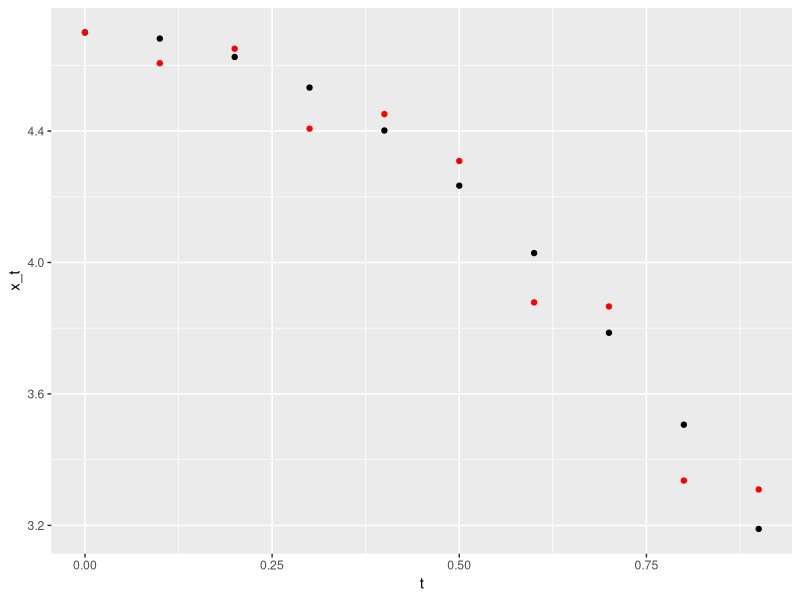
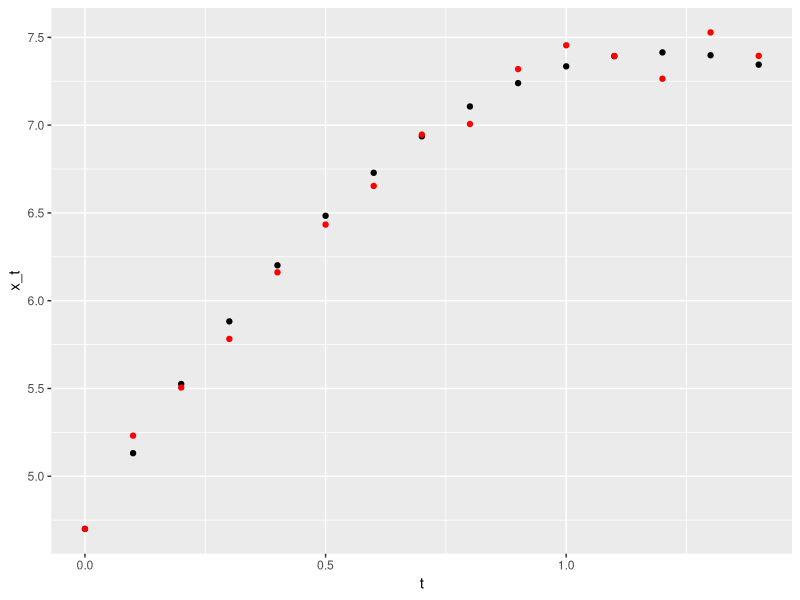

R code for these plots, in order:
## ---- chunk 1
library(ggplot2)

# Caida libre

altura_inicial <- 4.7 # metros

g_tierra <- -9.81
g_tierra <- -3.73
t <- seq(0, 0.9, by = 0.1) # tiempo en segundos
x_t <- 0.5 * g_tierra * t^2 + altura_inicial

e_t <- c(0, -0.075, 0.025, -0.125, 0.05, 0.075, -0.15, 0.08, -0.17, 0.12)

df_caida <- data.frame(t = t, x_t = x_t, y_t = x_t + e_t)
ggplot(df_caida) +
    geom_point(aes(x = t, y = x_t)) +
    geom_point(aes(x = t, y = y_t), color = "red")


# Arrojar hacia arriba
t <- seq(0, 1.4, by = 0.1) # tiempo en segundos
altura_inicial <- 4.7 # metros
velocidad_inicial <- 4.5 # metros / segundo
x_t <- 0.5 * g_tierra * t ^ 2 + velocidad_inicial * t + altura_inicial

# Agrego ruido a mano. Si lo hago al azar, la roca podría bajar y luego subir
e_t <- c(
    0,
    0.1,
    -0.02,
    -0.1,
    -0.04,
    -0.05,
    -0.075,
    0.01,
    -0.1,
    0.08,
    0.12,
    0,
    -0.15,
    0.13,
    0.05
)

df_lanzamiento <- data.frame(t = t, x_t = x_t, y_t = x_t + e_t)

ggplot(df_lanzamiento) +
    geom_point(aes(x = t, y = x_t)) +
    geom_point(aes(x = t, y = y_t), color = "red")

